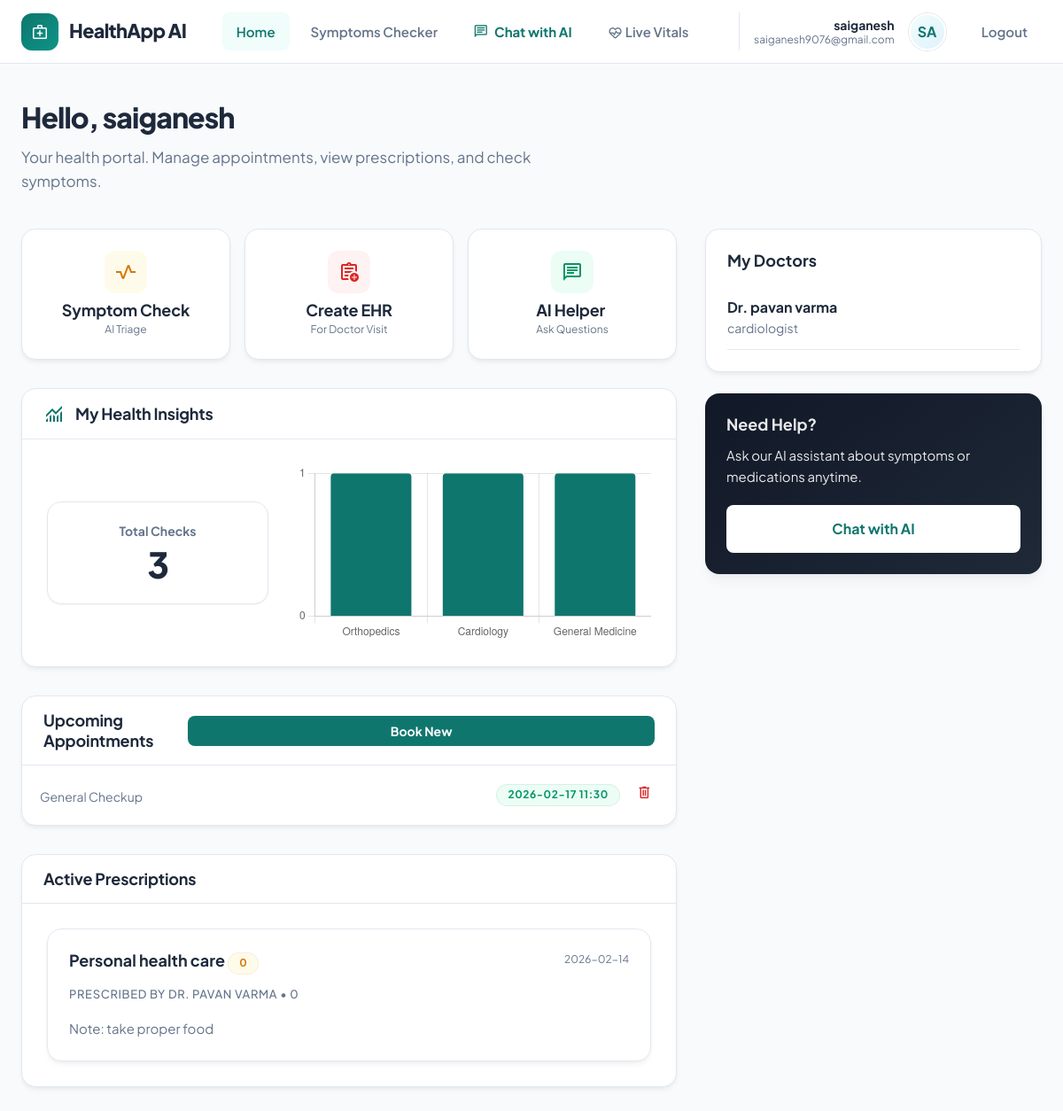
The page / (signed in) on the database its author committed.
### tables this page shows
CREATE TABLE users (
            id INTEGER PRIMARY KEY AUTOINCREMENT,
            email TEXT UNIQUE NOT NULL,
            password_hash TEXT NOT NULL,
            full_name TEXT NOT NULL,
            role TEXT DEFAULT 'patient', -- 'doctor' or 'patient'
            specialization TEXT,         -- Only for doctors
            created_at TEXT DEFAULT CURRENT_TIMESTAMP
        );

CREATE TABLE appointments (
            id INTEGER PRIMARY KEY AUTOINCREMENT,
            doctor_id INTEGER NOT NULL,
            patient_id INTEGER NOT NULL,
            appointment_time TEXT NOT NULL, -- ISO8601
            status TEXT DEFAULT 'scheduled', -- 'scheduled', 'completed', 'cancelled'
            notes TEXT,
            created_at TEXT DEFAULT CURRENT_TIMESTAMP, slot_id INTEGER DEFAULT NULL, ehr_file TEXT DEFAULT NULL, is_reminded BOOLEAN DEFAULT 0,
            FOREIGN KEY(doctor_id) REFERENCES users(id),
            FOREIGN KEY(patient_id) REFERENCES users(id)
        );

CREATE TABLE prescriptions (
            id INTEGER PRIMARY KEY AUTOINCREMENT,
            doctor_id INTEGER NOT NULL,
            patient_id INTEGER NOT NULL,
            medication_name TEXT NOT NULL,
            dosage TEXT NOT NULL,
            frequency TEXT NOT NULL,
            instructions TEXT,
            date_prescribed TEXT DEFAULT CURRENT_TIMESTAMP,
            FOREIGN KEY(doctor_id) REFERENCES users(id),
            FOREIGN KEY(patient_id) REFERENCES users(id)
        );

### app.py (the view)
@app.route("/")
@login_required
def index():
    user = current_user()
    if user.get("role") == "doctor":
        return redirect(url_for("doctor_dashboard"))
    my_doctors = get_patient_doctors(user["id"])
    for d in my_doctors:
        prof = get_doctor_profile(d["id"])
        d.update(prof)
    appointments = get_appointments_for_user(user["id"], "patient")
    prescriptions = get_prescriptions_for_patient(user["id"])
    return render_template("index.html",
                         user=user,
                         doctors=my_doctors,
                         appointments=appointments,
                         prescriptions=prescriptions)

### app.py (called while the page is built)
def login_required(f):
    @wraps(f)
    def inner(*args, **kwargs):
        user = current_user()
        if not user.get("id"):
            session.pop("user_id", None)
            if request.accept_mimetypes.best == "application/json":
                return jsonify({"error": "Login required"}), 401
            return redirect(url_for("login", next=request.url))
        return f(*args, **kwargs)
    return inner

def current_user():
    uid = session.get("user_id")
    if not uid:
        return {}
    return get_user_by_id(int(uid)) or {}

@app.context_processor
def inject_user():
    return {"current_user": current_user()}

### auth.py (called while the page is built)
def _get_conn():
    conn = sqlite3.connect(DB_PATH)
    conn.row_factory = sqlite3.Row
    return conn

def get_doctor_profile(user_id: int):
    conn = _get_conn()
    row = conn.execute("SELECT * FROM doctor_profiles WHERE user_id = ?", (user_id,)).fetchone()
    conn.close()
    return dict(row) if row else {}

def get_user_by_id(user_id: int) -> dict | None:
    conn = _get_conn()
    row = conn.execute("SELECT * FROM users WHERE id = ?", (user_id,)).fetchone()
    conn.close()
    return dict(row) if row else None

def get_patient_doctors(patient_id: int):
    conn = _get_conn()
    rows = conn.execute("""
        SELECT u.id, u.full_name, u.email, u.specialization
        FROM doctor_patient_links l
        JOIN users u ON l.doctor_id = u.id
        WHERE l.patient_id = ?
    """, (patient_id,)).fetchall()
    conn.close()
    return [dict(r) for r in rows]

def get_appointments_for_user(user_id: int, role: str):
    conn = _get_conn()
    query = f"""
        SELECT a.*, u.full_name as other_name, u.email as other_email
        FROM appointments a
        JOIN users u ON a.{'doctor_id' if role == 'patient' else 'patient_id'} = u.id
        WHERE a.{'patient_id' if role == 'patient' else 'doctor_id'} = ?
        ORDER BY a.appointment_time DESC
    """
    rows = conn.execute(query, (user_id,)).fetchall()
    conn.close()
    return [dict(r) for r in rows]

def get_prescriptions_for_patient(patient_id: int):
    conn = _get_conn()
    rows = conn.execute("""
        SELECT p.*, d.full_name as doctor_name
        FROM prescriptions p
        JOIN users d ON p.doctor_id = d.id
        WHERE p.patient_id = ?
        ORDER BY p.date_prescribed DESC
    """, (patient_id,)).fetchall()
    conn.close()
    return [dict(r) for r in rows]

### templates/index.html (shortened to what this page needs)
{% extends "base.html" %}
{% block content %}
<div class="page-header">
  <h1 class="page-title">Hello, {{ user.full_name }}</h1>
  <p class="page-desc">Your health portal. Manage appointments, view prescriptions, and check symptoms.</p>
</div>
<div class="dash-grid">
  <div class="dash-main">
    <section style="display:grid; grid-template-columns:1fr 1fr 1fr; gap:1rem; margin-bottom:2rem;">
      <a href="/symptoms" class="card"
        style="text-decoration:none; padding:1.5rem; display:flex; flex-direction:column; align-items:center; gap:0.5rem; text-align:center; transition:transform .2s;">
        <div class="stat-icon medium"><span class="material-symbols-outlined">vital_signs</span></div>
        <div>
          <h3 class="card-title" style="margin:0;">Symptom Check</h3>
          <p style="margin:0; font-size:0.75rem; color:var(--color-text-muted);">AI Triage</p>
        </div>
      </a>
      <a href="/ehr" class="card"
        style="text-decoration:none; padding:1.5rem; display:flex; flex-direction:column; align-items:center; gap:0.5rem; text-align:center; transition:transform .2s;">
        <div class="stat-icon high"><span class="material-symbols-outlined">assignment_add</span></div>
        <div>
          <h3 class="card-title" style="margin:0;">Create EHR</h3>
          <p style="margin:0; font-size:0.75rem; color:var(--color-text-muted);">For Doctor Visit</p>
        </div>
      </a>
      <a href="/chat" class="card"
        style="text-decoration:none; padding:1.5rem; display:flex; flex-direction:column; align-items:center; gap:0.5rem; text-align:center; transition:transform .2s;">
        <div class="stat-icon low"><span class="material-symbols-outlined">chat</span></div>
        <div>
          <h3 class="card-title" style="margin:0;">AI Helper</h3>
          <p style="margin:0; font-size:0.75rem; color:var(--color-text-muted);">Ask Questions</p>
        </div>
      </a>
    </section>
    <section class="card" style="margin-bottom: 2rem;">
      <div class="card-header" style="border-bottom:1px solid var(--color-border); padding:1rem 1.5rem;">
        <h3 class="card-title" style="margin:0;">
          <span class="material-symbols-outlined" style="color:var(--color-primary)">monitoring</span>
          My Health Insights
        </h3>
      </div>
      <div class="card-body">
        <div style="display:grid; grid-template-columns: 1fr; gap:2rem;">
          <div style="display:flex; align-items:center; gap:2rem;">
            <div class="stat-card" style="flex:1; text-align:center;">
              <h4 style="font-size:0.875rem; color:var(--color-text-muted); margin-bottom:0.5rem;">Total Checks</h4>
              <div class="stat-value" id="patient-total-checks">--</div>
            </div>
            <div style="flex:2; height:200px; position:relative;">
              <canvas id="patientDeptChart"></canvas>
            </div>
          </div>
        </div>
      </div>
    </section>
    <section class="card" style="margin-bottom: 2rem;">
      <div class="card-header"
        style="border-bottom:1px solid var(--color-border); padding:1rem 1.5rem; display:flex; justify-content:space-between; align-items:center;">
        <h3 class="card-title" style="margin:0;">Upcoming Appointments</h3>
        {% if not doctors %}
        <span class="badge badge-medium">Link a doctor first</span>
        {% else %}
        <button onclick="document.getElementById('appointment-modal').showModal()" class="btn-primary"
          style="font-size:0.875rem; padding:0.5rem 1rem;">Book New</button>
        {% endif %}
      </div>
      <div class="card-body" style="padding:0;">
        {% if appointments %}
        <ul class="recent-list">
          {% for apt in appointments %}
          <li class="recent-item">
            <div>
              <p class="recent-item-symptoms">{{ apt.notes or 'General Checkup' }}</p>
            </div>
            <div class="recent-item-meta">
              <span class="badge badge-low">{{ apt.appointment_time | replace('T', ' ') }}</span>
              <form action="{{ url_for('cancel_appointment', appointment_id=apt.id) }}" method="POST" style="margin:0;"
                onsubmit="return confirm('Are you sure you want to cancel this appointment?');">
                <button type="submit" class="btn-icon"
                  style="color:var(--color-danger); background:none; border:none; cursor:pointer;"
                  title="Cancel Appointment">
                  <span class="material-symbols-outlined" style="font-size:1.2rem;">delete</span>
                </button>
              </form>
            </div>
          </li>
          {% endfor %}
        </ul>
        {% else %}
        <p class="empty-state">No upcoming appointments.</p>
        {% endif %}
      </div>
    </section>
    <section class="card">
      <div class="card-header" style="border-bottom:1px solid var(--color-border); padding:1rem 1.5rem;">
        <h3 class="card-title" style="margin:0;">Active Prescriptions</h3>
      </div>
      <div class="card-body">
        {% if prescriptions %}
        <div style="display:grid; gap:1rem;">
          {% for p in prescriptions %}
          <div class="side-card" style="margin:0;">
            <div style="display:flex; justify-content:space-between; align-items:start;">
              <h4 class="side-card-title">{{ p.medication_name }} <span class="badge badge-medium">{{ p.dosage }}</span>
              </h4>
              <span style="font-size:0.75rem; color:var(--color-text-muted);">{{ p.date_prescribed.split(' ')[0]
                }}</span>
            </div>
            <p class="side-card-meta">Prescribed by Dr. {{ p.doctor_name }} • {{ p.frequency }}</p>
            {% if p.instructions %}
            <p class="side-card-desc" style="margin:0;">Note: {{ p.instructions }}</p>
            {% endif %}
          </div>
          {% endfor %}
        </div>
        {% else %}
        <p class="empty-state">No active prescriptions.</p>
        {% endif %}
      </div>
    </section>
  </div>
  <aside class="dash-side">
    <div class="side-card">
      <h3 class="side-card-title">My Doctors</h3>
      {% if doctors %}
      <ul class="recent-list" style="margin-top:1rem;">
        {% for doc in doctors %}
        <li style="padding:0.75rem 0; border-bottom:1px solid var(--color-border);">
          <div style="font-weight:700;">Dr. {{ doc.full_name }}</div>
          <div style="font-size:0.875rem; color:var(--color-text-muted);">{{ doc.specialization or 'General Medicine' }}
          </div>
        </li>
        {% endfor %}
      </ul>
      {% else %}
      <p class="empty-state">No linked doctors. Ask your doctor for an invite link.</p>
      {% endif %}
    </div>
    <div class="side-card chat-card">
      <h3 class="side-card-title">Need Help?</h3>
      <p class="side-card-desc">Ask our AI assistant about symptoms or medications anytime.</p>
      <a href="/chat" class="btn" style="display:block; text-align:center;">Chat with AI</a>
    </div>
  </aside>
</div>
<script>
  document.addEventListener('DOMContentLoaded', function () {
    fetch('/api/patient/stats')
      .then(function (r) { return r.json(); })
      .then(function (data) {
        var totalEl = document.getElementById('patient-total-checks');
        if (totalEl) totalEl.innerText = data.total_checks || 0;
        var chartEl = document.getElementById('patientDeptChart');
        if (chartEl && data.dept_distribution && data.dept_distribution.length > 0) {
          var labels = data.dept_distribution.map(function (d) { return d.label; });
          var values = data.dept_distribution.map(function (d) { return d.value; });
          new Chart(chartEl.getContext('2d'), {
            type: 'bar',
            data: {
              labels: labels,
              datasets: [{
                label: 'Frequency',
                data: values,
                backgroundColor: '#0f766e',
                borderRadius: 4
              }]
            },
            options: {
              responsive: true,
              maintainAspectRatio: false,
              plugins: { legend: { display: false } },
              scales: {
                y: {
                  beginAtZero: true,
                  ticks: { stepSize: 1 }
                }
              }
            }
          });
        }
      })
      .catch(function (err) { console.error(err); });
  });
</script>
{% endblock %}

### templates/base.html (shortened to what this page needs)
<!DOCTYPE html>
<html lang="en">
<head>
  <link rel="stylesheet" href="{{ url_for('static', filename='css/app.css') }}">
</head>
<body>
  <div class="app">
    <header class="nav">
      <div class="nav-inner">
        <a href="/" class="nav-brand">
          <span class="nav-brand-icon">
            <span class="material-symbols-outlined" style="font-size:1.25rem">medical_services</span>
          </span>
          HealthApp AI
        </a>
        <nav class="nav-links" aria-label="Main">
          <a href="/" class="nav-link {% if request.endpoint == 'index' %}active{% endif %}">Home</a>
          <a href="/symptoms" class="nav-link {% if request.endpoint == 'symptoms_page' %}active{% endif %}">Symptoms
            Checker</a>
          <a href="/chat" class="nav-link nav-link-chat {% if request.endpoint == 'chat_page' %}active{% endif %}">
            <span class="material-symbols-outlined" style="font-size:1.1rem;vertical-align:middle;">chat</span>
            Chat with AI
          </a>
          {% if current_user and current_user.role == 'patient' %}
          <a href="/monitor" class="nav-link {% if request.endpoint == 'monitor_self' %}active{% endif %}">
            <span class="material-symbols-outlined" style="font-size:1.1rem;vertical-align:middle;">ecg_heart</span>
            Live Vitals
          </a>
          {% endif %}
        </nav>
        <div class="nav-user">
          {% if current_user %}
          <div class="nav-user-info">
            <p class="nav-user-name">{{ current_user.full_name }}</p>
            <p class="nav-user-id">{{ current_user.email }}</p>
          </div>
          <div class="nav-user-avatar">{{ current_user.full_name[:2].upper() if current_user.full_name else '?' }}</div>
          <a href="{{ url_for('logout') }}" class="nav-link" style="margin-left:0.5rem;">Logout</a>
          {% else %}
          <a href="{{ url_for('login') }}" class="nav-link">Login</a>
          {% endif %}
        </div>
      </div>
    </header>
    <main class="main">
      {% block content %}{% endblock %}
    </main>
  </div>
</body>
</html>

### rows shown on the page
users: full_name "saiganesh", email "saiganesh9076@gmail.com", full_name "SA"
appointments: notes "General Checkup", appointment_time "2026-02-17 11:30"
prescriptions: medication_name "Personal health care", dosage "0", date_prescribed "2026-02-14", doctor_name "PAVAN VARMA", frequency "0", instructions "take proper food"
users: full_name "pavan varma", specialization "cardiologist"
